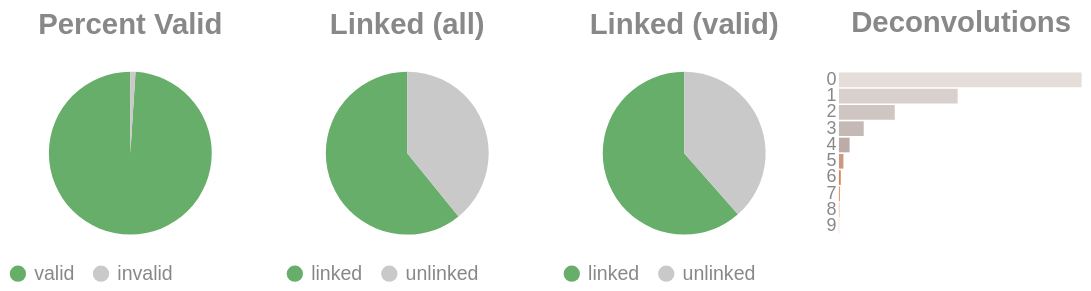

The notebook cell this image was saved under:
### Code cell
if SKIPLR:
    pass
else:
    clash = Counter()
    for i in valids['molecule'].to_list():
        _mol = i.split("-")
        if len(_mol) == 1:
            clash.update('0')
        else:
            clash.update(_mol[-1])

    _d = {"deconvolutions": [], 'count': []}
    for k,v in clash.items():
        _d['deconvolutions'].append(k)
        _d['count'].append(v)

    tot_valid = valids['reads'].sum()
    mask = valids['reads'] >= 2
    n_linked_reads = valids.filter(mask)['reads'].sum()
    if n_linked_reads == 0:
        print_html("No linked molecules (>=2 reads) were detected; skipping linked-only distributions.")
        SKIPLR = True
    else:
        perc_valid = round(tot_valid / n_reads, 4)
        linked_perc_abs = round(n_linked_reads / n_reads, 4)
        linked_perc = round(n_linked_reads / tot_valid, 4)

    _valid = pl.DataFrame({"valids": ['valid', 'invalid'], "count": [tot_valid, n_reads - tot_valid]})
    _linked_abs = pl.DataFrame({"linked (absolute)": ['linked', 'unlinked'], "count": [n_linked_reads, n_reads - n_linked_reads]})
    _linked_rel = pl.DataFrame({"linked (valids)": ['linked', 'unlinked'], "count": [n_linked_reads, tot_valid - n_linked_reads]})

    (
        alt.hconcat(
            piechart(_valid, goodval = 'valid', title = "Percent Valid"),
            piechart(_linked_abs, goodval = "linked", title =  "Linked (all)"),
            piechart(_linked_rel, goodval = "linked", title =  "Linked (valid)"),
            convolutionbar(pl.DataFrame(_d), title = "Deconvolutions"),
            center = True,
            bounds = 'flush'
        )
        .resolve_scale(color='independent')
        .resolve_legend('independent')
        .properties(usermeta={'embedOptions': {"actions": False}})
    ).display()

### Figure 1 — Vega-Lite specification as saved in the notebook (floating-point values rounded to 4 significant figures)
{"width": "container", "height": 400, "config": {"title": {"anchor": "start", "dy": -15, "fontSize": 18, "color": "#888888", "subtitleColor": "#888888", "subtitleFontSize": 14}, "arc": {"fill": "#0072B2"}, "axis": {"domainColor": "#888888", "domainWidth": 0.5, "gridWidth": 0.2, "grid": false, "titleFontWeight": 400, "titleFontSize": 15, "labelFontSize": 11, "labelColor": "#888888", "tickColor": "#888888", "tickWidth": 0.2, "titleColor": "#888888"}, "axisBand": {"grid": false}, "axisX": {"grid": true, "tickSize": 10, "domainCap": "round"}, "axisY": {"domain": false, "grid": true, "tickSize": 0, "domainCap": "round"}, "background": "transparent", "header": {"labelFontSize": 15, "labelColor": "#888888", "titleFontSize": 15, "titleFontWeight": 600, "titleColor": "#888888"}, "legend": {"labelFont": "sans-serif", "labelFontSize": 12, "labelColor": "#888888", "symbolSize": 100, "symbolType": "circle", "titleFontSize": 12, "titlePadding": 10, "titleColor": "#888888", "title": null}, "range": {"category": ["#E69F00", "#56B4E9", "#009E73", "#F0E442", "#0072B2", "#D55E00", "#CC79A7", "#000000"], "diverging": ["#cfe8f3", "#a2d4ec", "#73bfe2", "#46abdb", "#1696d2", "#12719e"]}, "area": {"fill": "#0072B2", "fillOpacity": 0.7, "line": true, "strokeOpacity": 0.7}, "line": {"color": "#0072B2", "stroke": "#0072B2", "strokeWidth": 2}, "trail": {"color": "#0072B2", "stroke": "#0072B2", "strokeWidth": 0, "size": 1}, "point": {"filled": true, "fillOpacity": 1.0, "size": 95}, "text": {"color": "#888888", "fontSize": 11, "align": "right", "fontWeight": 400, "size": 11}, "bar": {"fill": "#0072B2", "stroke": null}, "view": {"stroke": null, "continuousWidth": 660, "continuousHeight": 400}}, "hconcat": [{"data": {"name": "data-089c009c07fc47202bf7e925a8cbff91"}, "mark": {"type": "arc"}, "encoding": {"color": {"field": "valids", "legend": {"orient": "bottom", "title": null}, "scale": {"domain": ["valid", "invalid"], "range": ["#68ae6b", "#C9C9C9"]}, "title": "Valids", "type": "nominal"}, "theta": {"field": "count", "type": "quantitative"}, "tooltip": [{"field": "valids", "title": "Valids", "type": "ordinal"}, {"field": "percent", "format": ".2%", "title": "Percent", "type": "quantitative"}, {"field": "count", "title": "Count", "type": "quantitative"}]}, "height": 100, "title": {"text": "Percent Valid", "align": "center", "anchor": "middle"}, "transform": [{"calculate": "datum.count / 5132721", "as": "percent"}], "width": 150}, {"data": {"name": "data-c2cb1f3a4aded2eff483ffd146bbf889"}, "mark": {"type": "arc"}, "encoding": {"color": {"field": "linked (absolute)", "legend": {"orient": "bottom", "title": null}, "scale": {"domain": ["linked", "unlinked"], "range": ["#68ae6b", "#C9C9C9"]}, "title": "Linked (Absolute)", "type": "nominal"}, "theta": {"field": "count", "type": "quantitative"}, "tooltip": [{"field": "linked (absolute)", "title": "Linked (Absolute)", "type": "ordinal"}, {"field": "percent", "format": ".2%", "title": "Percent", "type": "quantitative"}, {"field": "count", "title": "Count", "type": "quantitative"}]}, "height": 100, "title": {"text": "Linked (all)", "align": "center", "anchor": "middle"}, "transform": [{"calculate": "datum.count / 5132721", "as": "percent"}], "width": 150}, {"data": {"name": "data-de32b3c21ab43928ecd5f5787b9daeda"}, "mark": {"type": "arc"}, "encoding": {"color": {"field": "linked (valids)", "legend": {"orient": "bottom", "title": null}, "scale": {"domain": ["linked", "unlinked"], "range": ["#68ae6b", "#C9C9C9"]}, "title": "Linked (Valids)", "type": "nominal"}, "theta": {"field": "count", "type": "quantitative"}, "tooltip": [{"field": "linked (valids)", "title": "Linked (Valids)", "type": "ordinal"}, {"field": "percent", "format": ".2%", "title": "Percent", "type": "quantitative"}, {"field": "count", "title": "Count", "type": "quantitative"}]}, "height": 100, "title": {"text": "Linked (valid)", "align": "center", "anchor": "middle"}, "transform": [{"calculate": "datum.count / 5080368", "as": "percent"}], "width": 150}, {"data": {"name": "data-0727fc256924e30abd401e9b761d796f"}, "mark": {"type": "bar"}, "encoding": {"color": {"field": "deconvolutions", "legend": null, "scale": {"scheme": "lightgreyred"}, "type": "nominal"}, "tooltip": [{"field": "deconvolutions", "title": "Deconvolutions", "type": "ordinal"}, {"field": "percent", "format": ".2%", "title": "Percent", "type": "quantitative"}, {"field": "count", "title": "Count", "type": "quantitative"}], "x": {"axis": null, "field": "count", "type": "quantitative"}, "y": {"field": "deconvolutions", "sort": "ascending", "title": null, "type": "nominal"}}, "height": 100, "title": {"text": "Deconvolutions", "align": "center", "anchor": "middle"}, "transform": [{"calculate": "datum.count / 3012507", "as": "percent"}], "width": 150}], "bounds": "flush", "center": true, "resolve": {"legend": {"angle": "independent"}, "scale": {"color": "independent"}}, "usermeta": {"embedOptions": {"actions": false}}, "$schema": "https://vega.github.io/schema/vega-lite/v6.4.1.json", "datasets": {"data-089c009c07fc47202bf7e925a8cbff91": [{"valids": "valid", "count": 5080368}, {"valids": "invalid", "count": 52353}], "data-c2cb1f3a4aded2eff483ffd146bbf889": [{"linked (absolute)": "linked", "count": 3122732}, {"linked (absolute)": "unlinked", "count": 2009989}], "data-de32b3c21ab43928ecd5f5787b9daeda": [{"linked (valids)": "linked", "count": 3122732}, {"linked (valids)": "unlinked", "count": 1957636}], "data-0727fc256924e30abd401e9b761d796f": [{"deconvolutions": "0", "count": 1588806}, {"deconvolutions": "1", "count": 777144}, {"deconvolutions": "2", "count": 365525}, {"deconvolutions": "3", "count": 162252}, {"deconvolutions": "4", "count": 69765}, {"deconvolutions": "5", "count": 29191}, {"deconvolutions": "6", "count": 12018}, {"deconvolutions": "7", "count": 4980}, {"deconvolutions": "8", "count": 2014}, {"deconvolutions": "9", "count": 812}]}}
